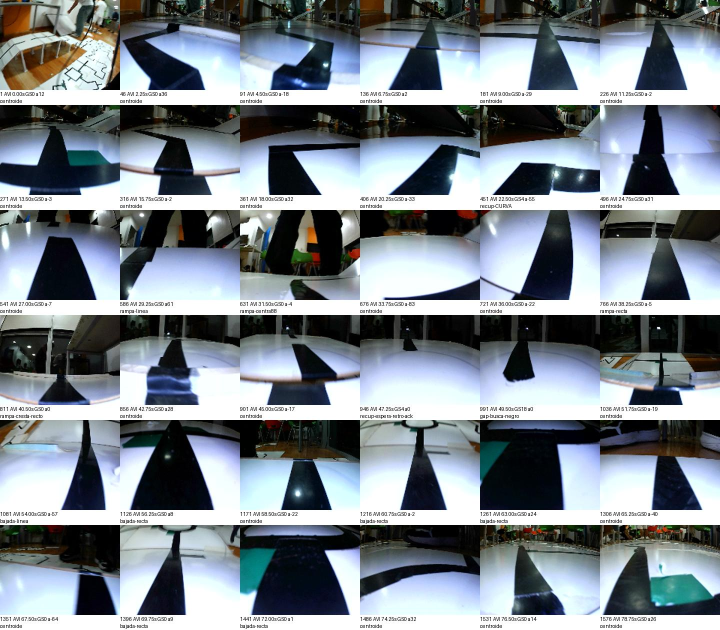
#> input picture software/raspberry/corridas/20261031_195318/analisis/barrido_visual_1.jpg, 1440 x 1260 px (shown at 1/2 size)
$ python -i rasgos2.py   (imports and definitions only)
#> lines starting #> are read from the running program, lines starting #| are printed output that depends on the picture; after the words box and inside, x2 and y2 are one past the last pixel; in counts of white or black regions, pixels touching at a corner belong together
#> further down, picture is the input picture: shape (1260, 1440, 3); mean B, G, R 140.7, 133.4, 125
import cv2, json, os, sys, numpy as np
AQUI = os.path.dirname(os.path.abspath(__file__)); sys.path.insert(0, AQUI)
import rasgos_plateado as RP
# [1 line not run here, left out]
PLATEADO = {('1-nov 12:49', '4:11.65'), ('1-nov 12:49', '7:39.30'), ('1-nov 12:49', '7:47.40'), ('1-nov 12:49', '12:47.00'),
            ('1-nov 12:49', '13:02.50'), ('1-nov 12:49', '13:17.60'), ('1-nov 12:49', '13:26.45'), ('1-nov 12:49', '17:31.75'),
            ('1-nov 12:38', '4:08.90'), ('1-nov 12:38', '4:02.35'), ('1-nov 11:47', '5:02.25'), ('1-nov 11:47', '14:22.20'),
            ('1-nov 13:54', '3:14.75')}
def feats(im):
    hsv = cv2.cvtColor(im, cv2.COLOR_BGR2HSV); H = hsv[..., 0]; S = hsv[..., 1].astype(np.float32); V = hsv[..., 2].astype(np.float32)
#> after `hsv = cv2.cvtColor(im, cv2.COLOR_BGR2HSV)`: hsv: shape (1260, 1440, 3); mean H, S, V 73.4, 73.2, 143.9
#> after `H = hsv[..., 0]`:
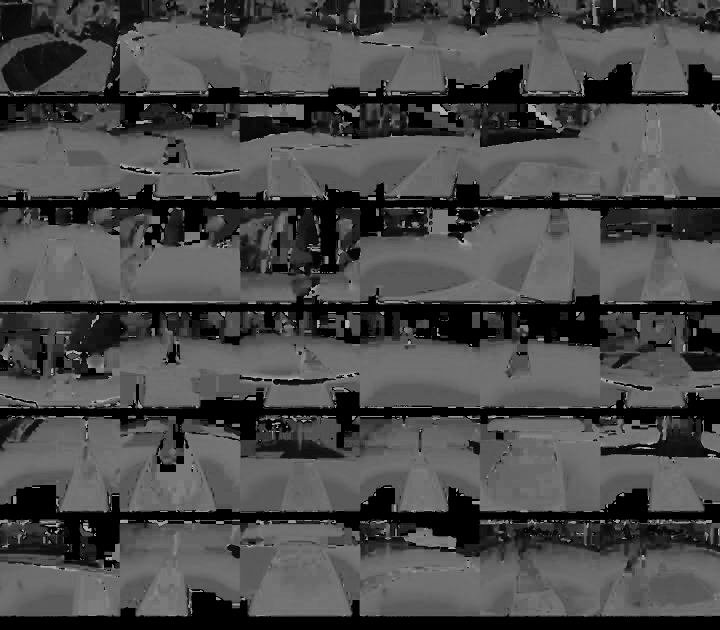
#> H: shape (1260, 1440) (shown at 1/2 size); min 0, max 179, mean 73.4
#> after `S = hsv[..., 1].astype(np.float32)`:
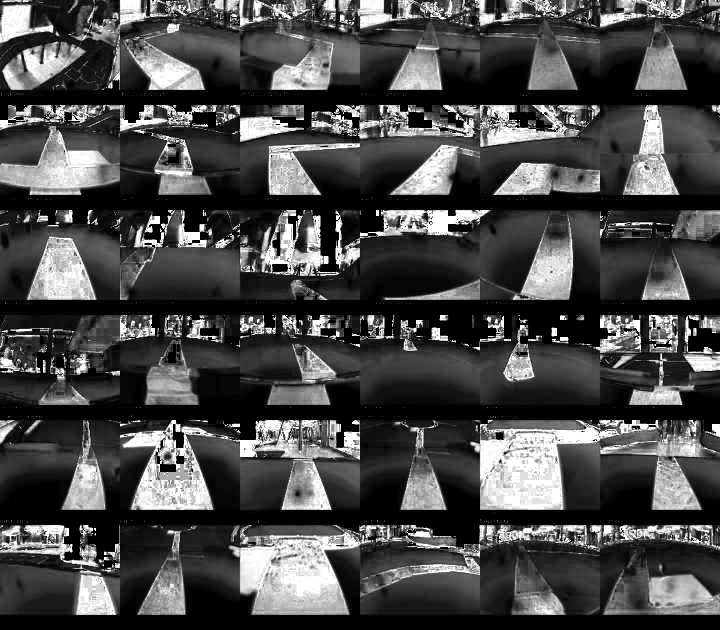
#> S: shape (1260, 1440) float32 (shown at 1/2 size); min 0, max 255, mean 73.2
#> after `V = hsv[..., 2].astype(np.float32)`:
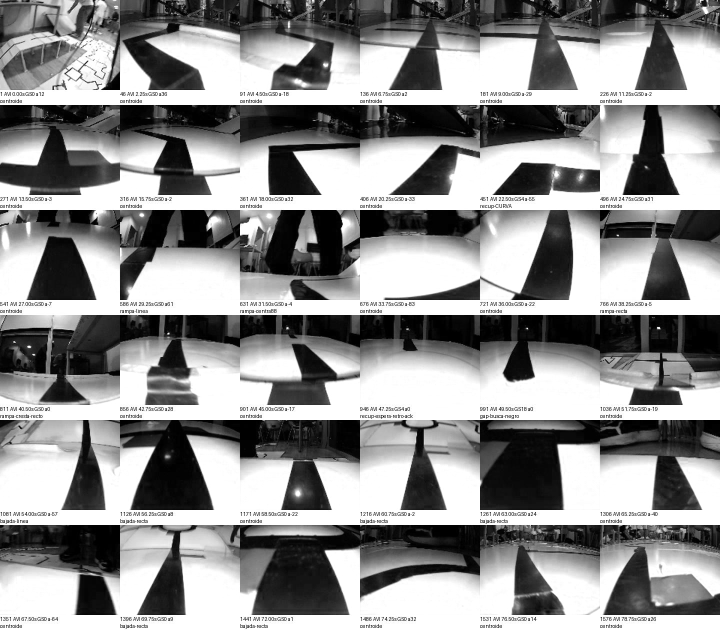
#> V: shape (1260, 1440) float32 (shown at 1/2 size); min 0, max 255, mean 143.9
    m = cv2.blur(V, (5, 5)); sd = np.sqrt(np.maximum(cv2.blur(V * V, (5, 5)) - m * m, 0))
#> after `sd = np.sqrt(np.maximum(cv2.blur(V * V, (5, 5)) - m * m, 0))`:
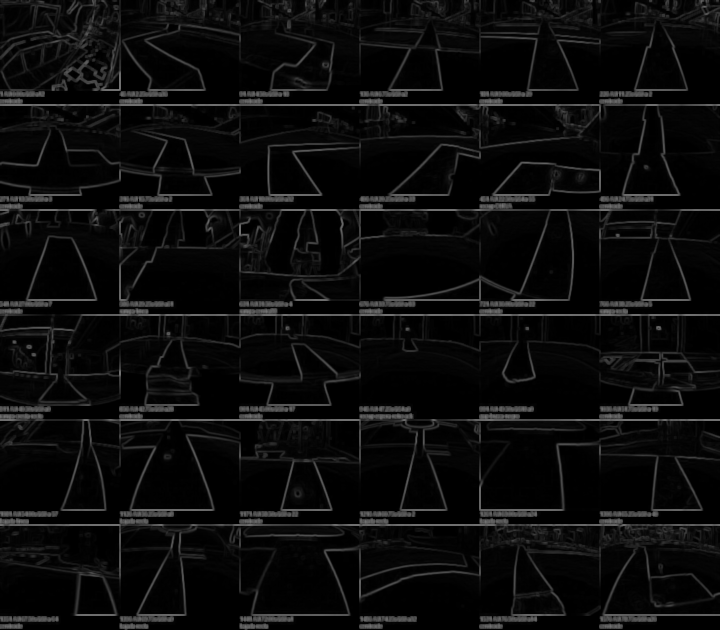
#> sd: shape (1260, 1440) float32 (shown at 1/2 size); min 0, max 126.4, mean 12.1
    tex = (S < 60) & (V > 110) & (V < 225) & (sd > 7)
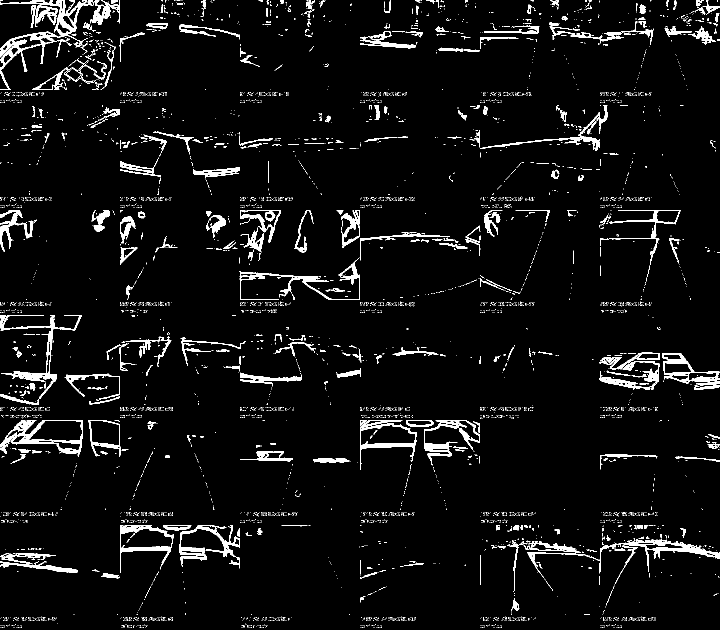
#> tex: shape (1260, 1440) bool (shown at 1/2 size); 5.1% white; 5285 white regions (4972 under 20 px), largest, box (x1, y1, x2, y2) and area: (0, 0, 188, 180) 4844, (1055, 1078, 1440, 1168) 3403, (0, 630, 163, 810) 3294
    rojo = ((H < 8) | (H > 170)) & (S > 120) & (V > 90)
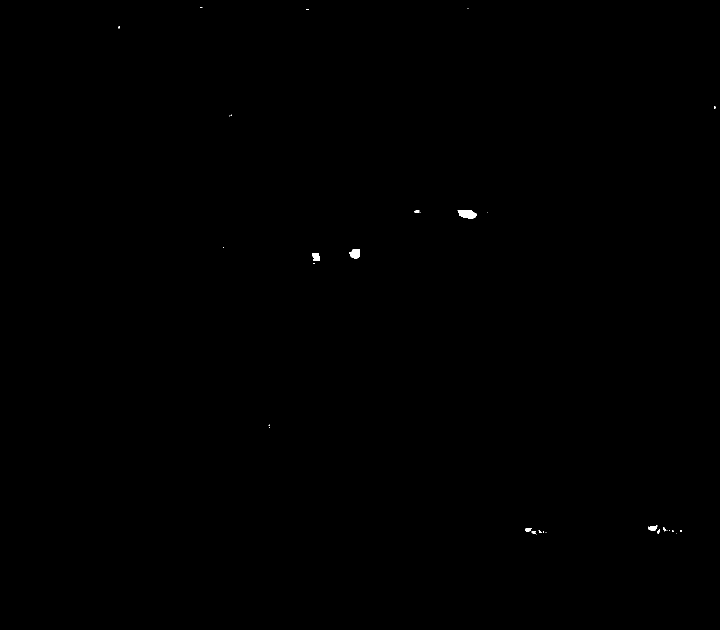
#> rojo: shape (1260, 1440) bool (shown at 1/2 size); 0.08% white; 30 white regions (21 under 20 px), largest, box (x1, y1, x2, y2) and area: (915, 420, 954, 437) 494, (698, 498, 720, 518) 327, (624, 506, 639, 522) 198
    verde = (H > 60) & (H < 95) & (S > 80) & (V > 40)
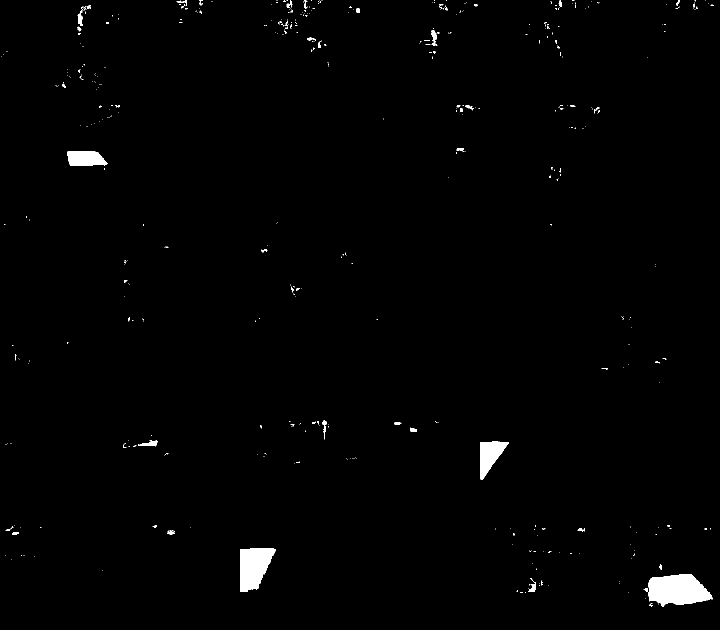
#> verde: shape (1260, 1440) bool (shown at 1/2 size); 1% white; 479 white regions (433 under 20 px), largest, box (x1, y1, x2, y2) and area: (1296, 1148, 1426, 1213) 6029, (480, 1096, 552, 1184) 4446, (960, 883, 1018, 960) 2373
    return dict(tex_lo=int(tex[60:].sum()), tex_hi=int(tex[40:60].sum()), negro_hi=int((V[40:70] < 80).sum()),
                rojo_arr=int(rojo[0:45].sum()), verde_arr=int(verde[0:45].sum()))
out = []
# [7 lines not run here, left out]

>>> import cv2
>>> picture = cv2.imread('../../../20261031_195318/analisis/barrido_visual_1.jpg')
>>> result = feats(picture)
#> result = {'tex_lo': 84070, 'tex_hi': 2649, 'negro_hi': 21231, 'rojo_arr': 17, 'verde_arr': 987}

$ run again, on software/raspberry/corridas/20261031_210305/analisis_recuperaciones/gaps_445_450_458.jpg
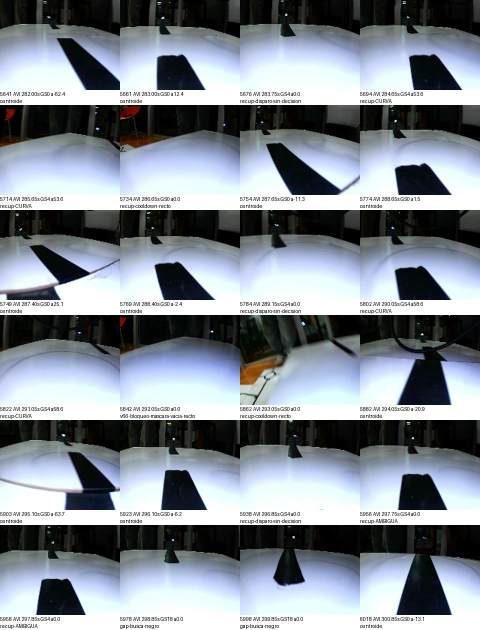
#> input picture software/raspberry/corridas/20261031_210305/analisis_recuperaciones/gaps_445_450_458.jpg, 960 x 1260 px (shown at 1/2 size)
#> picture is the input picture: shape (1260, 960, 3); mean B, G, R 145.9, 137.8, 130.5
#> hsv: shape (1260, 960, 3); mean H, S, V 71.9, 55.4, 147.3
#> in feats, `S = hsv[..., 1].astype(np.float32)`:
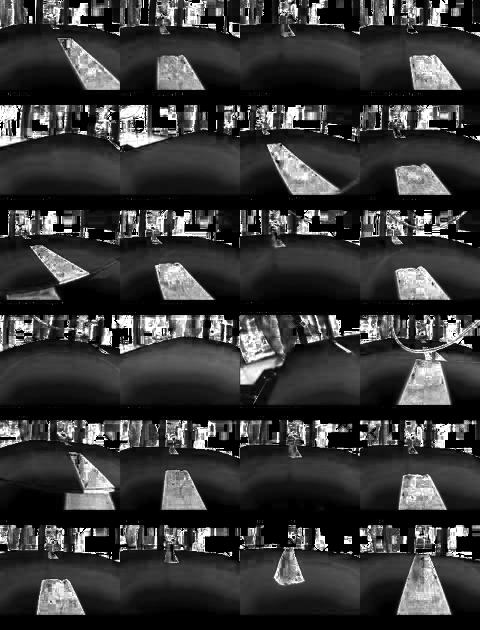
#> S: shape (1260, 960) float32 (shown at 1/2 size); min 0, max 255, mean 55.4
#> in feats, `tex = (S < 60) & (V > 110) & (V < 225) & (sd > 7)`:
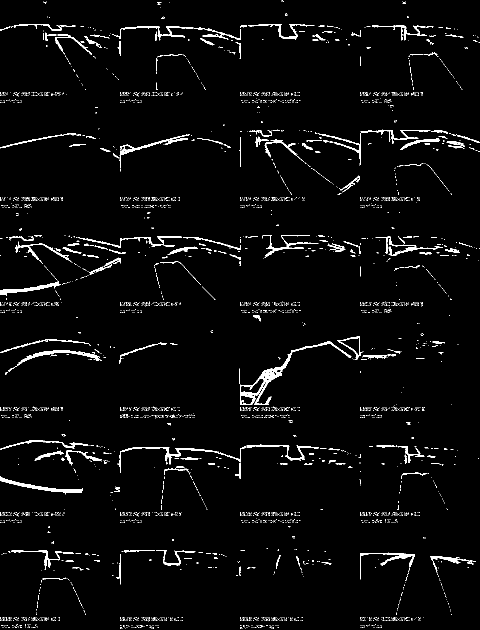
#> tex: shape (1260, 960) bool (shown at 1/2 size); 3.2% white; 3912 white regions (3738 under 20 px), largest, box (x1, y1, x2, y2) and area: (480, 682, 703, 810) 2424, (234, 893, 493, 946) 1087, (0, 953, 166, 989) 1061
#> rojo: shape (1260, 960) bool; 0.05% white; 9 white regions (6 under 20 px), largest, box (x1, y1, x2, y2) and area: (252, 213, 279, 230) 307, (13, 219, 29, 236) 198, (240, 635, 251, 653) 116
#> verde: shape (1260, 960) bool; 0.02% white in thin lines or dots, all inside (x1, y1, x2, y2) = (96, 50, 839, 1126)
#> result = {'tex_lo': 36844, 'tex_hi': 1580, 'negro_hi': 14926, 'rojo_arr': 0, 'verde_arr': 0}

$ run again, on software/raspberry/corridas/20261031_213650/analisis/todas_01.jpg
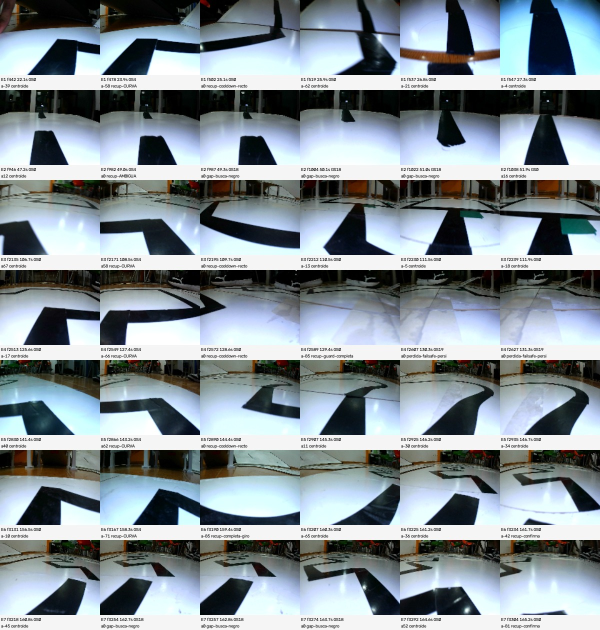
#> input picture software/raspberry/corridas/20261031_213650/analisis/todas_01.jpg, 1200 x 1260 px (shown at 1/2 size)
#> picture is the input picture: shape (1260, 1200, 3); mean B, G, R 150.8, 144.6, 134
#> hsv: shape (1260, 1200, 3); mean H, S, V 74.1, 66.4, 154.2
#> tex: shape (1260, 1200) bool; 6.2% white; 3266 white regions (2753 under 20 px), largest, box (x1, y1, x2, y2) and area: (0, 1108, 357, 1205) 3261, (200, 747, 523, 804) 2819, (545, 747, 762, 827) 2513
#> rojo: shape (1260, 1200) bool; 0.06% white; 60 white regions (43 under 20 px), largest, box (x1, y1, x2, y2) and area: (146, 360, 161, 370) 103, (925, 1080, 942, 1090) 74, (401, 0, 411, 7) 49
#> in feats, `verde = (H > 60) & (H < 95) & (S > 80) & (V > 40)`:
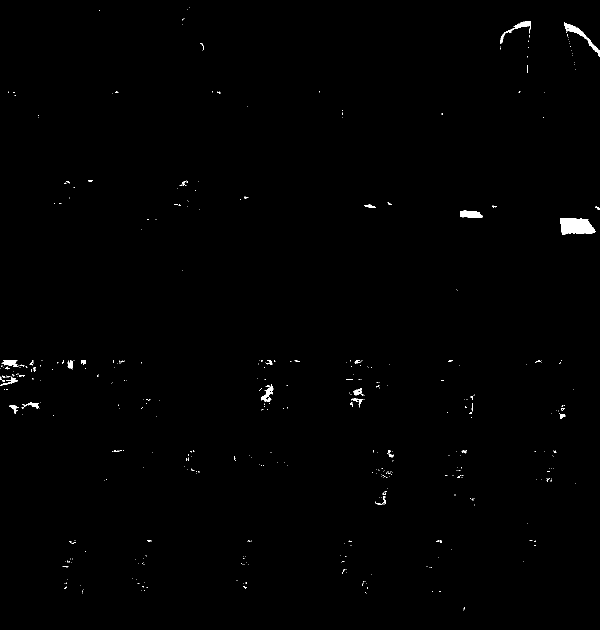
#> verde: shape (1260, 1200) bool (shown at 1/2 size); 0.48% white; 444 white regions (407 under 20 px), largest, box (x1, y1, x2, y2) and area: (1120, 436, 1191, 469) 1839, (1128, 45, 1200, 114) 746, (920, 421, 966, 436) 532
#> result = {'tex_lo': 91750, 'tex_hi': 1345, 'negro_hi': 11143, 'rojo_arr': 61, 'verde_arr': 48}
